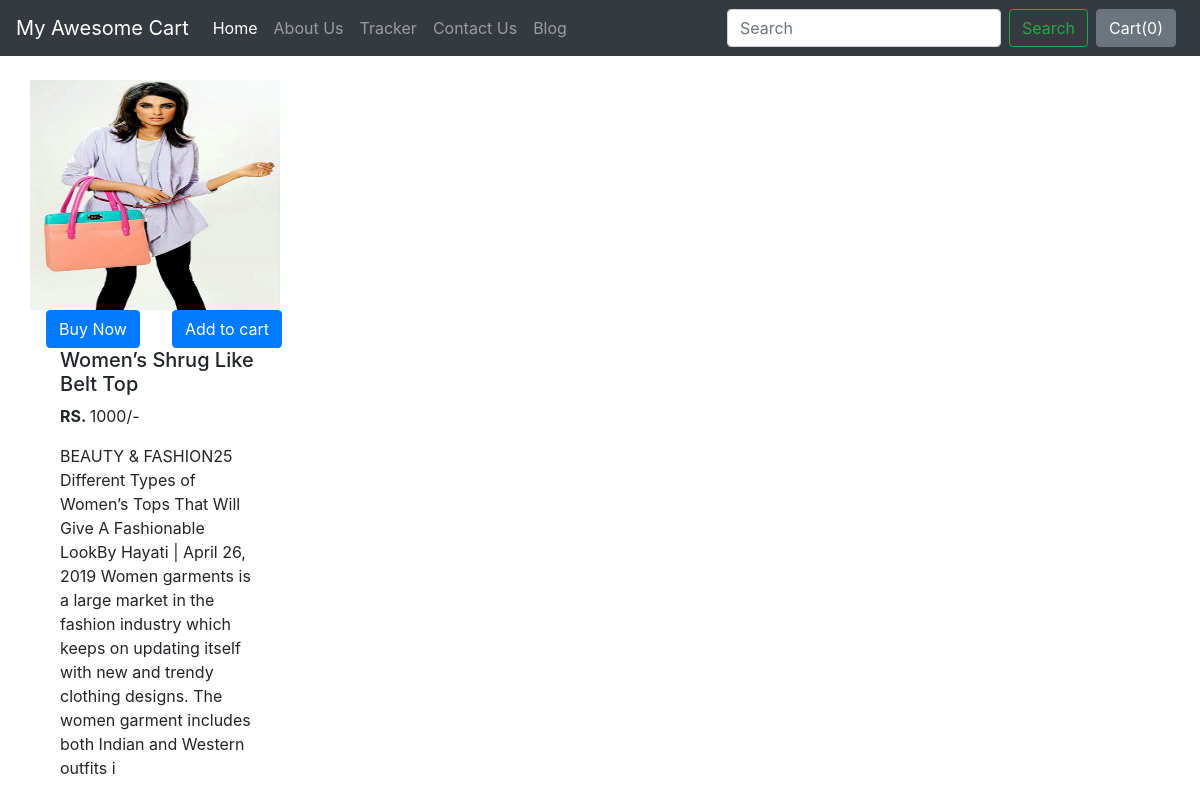
The page /shop/products/11 on the database its author committed.
### shop/models.py (models this page shows, shortened)
class Product(models.Model):
    product_id = models.AutoField
    product_name = models.CharField(max_length=50)
    category = models.CharField(max_length=50, default="")
    subcategory = models.CharField(max_length=50, default="")
    price = models.IntegerField(default=0)
    desc = models.CharField(max_length=300)
    pub_date = models.DateField()
    image = models.ImageField(upload_to='shop/images', default="")

### shop/views.py (the view)
# urls.py: path("products/<int:myid>", views.productView, name="ProductView"),
def productView(request, myid):
    product = Product.objects.filter(id=myid)
    return render(request, 'shop/prodView.html', {'product':product[0]})

### shop/templates/shop/prodView.html (shortened to what this page needs)
{% extends 'shop/basic.html' %}
{% block body %}
<div class ="container my-4">
        <div class="row">
        <div class ="col-md-4">
        <div class ="row">
           <img src="/media/{{product.image}}" width="250px" height="230px">
        </div>
            <div class="row">
            <button class="btn btn-primary mx-3" >Buy Now</button>
            <button class="btn btn-primary mx-3">Add to cart</button>
       </div>
       <div class="col-md-8">
       <h5>{{product.product_name}}</h5>
           <p><b>RS. </b>{{product.price}}/-</p>
       <p>{{product.desc}}</p>
</div>
</div>
{% endblock %}

### rows shown on the page
Product: image (picture), product_name "Women’s Shrug Like Belt Top", price "1000", desc "BEAUTY & FASHION25 Different Types of Women’s Tops That Will Give A Fashionable LookBy Hayati | April 26, 2019 Women garments is a large market in the fashion industry which keeps on updating itself with new and trendy clothing designs. The women garment includes both Indian and Western outfits i"
